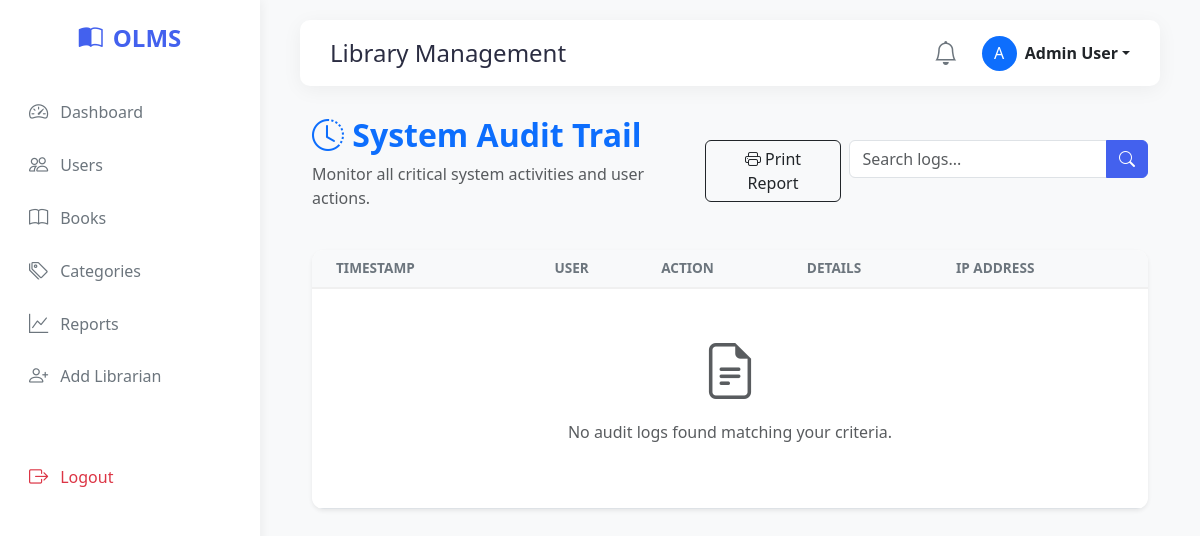
The app's page /audit_trail.php (signed in), older data.
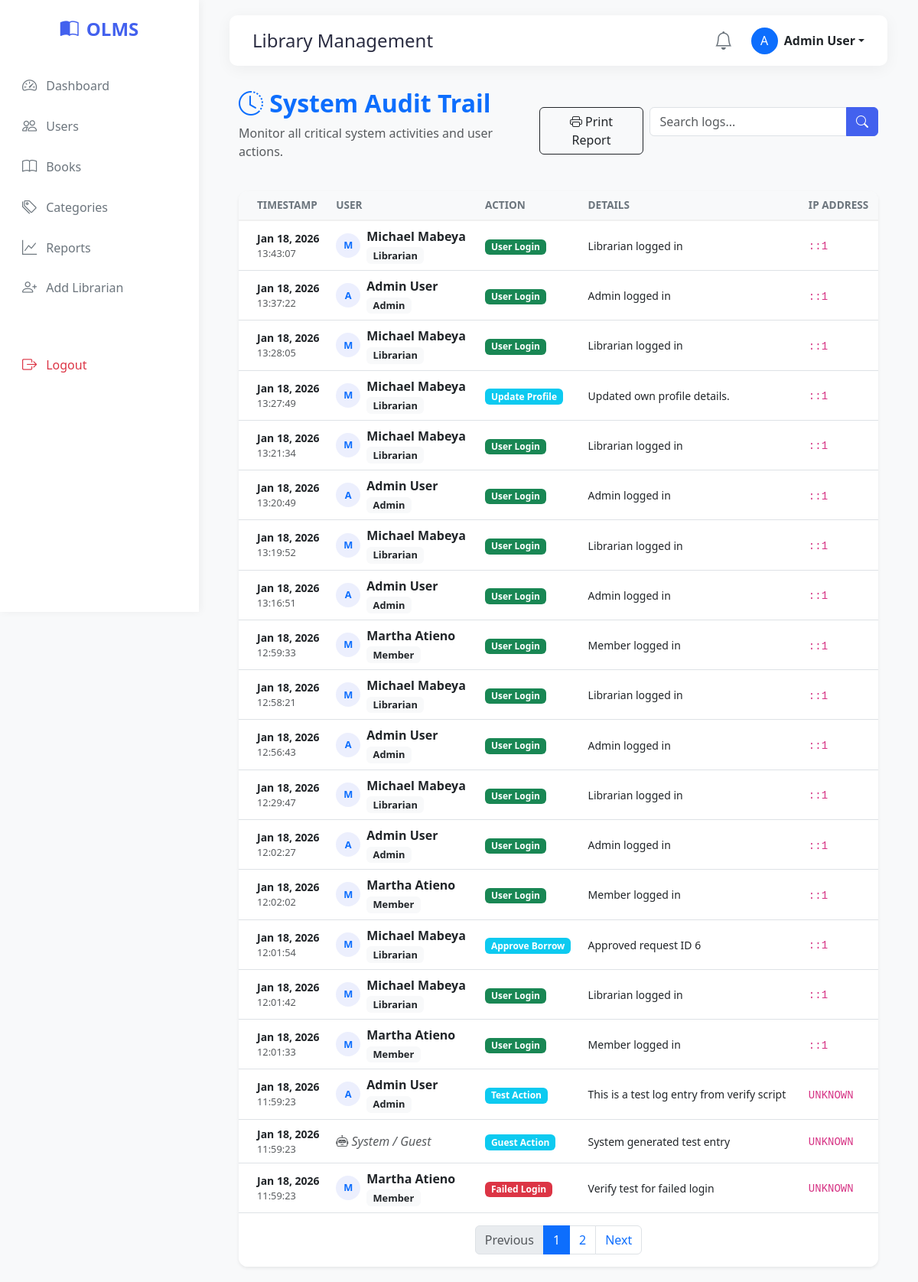
The same page, newer data.
### tables this page shows
CREATE TABLE `audit_trail` (
  `id` int(11) NOT NULL,
  `user_id` int(11) DEFAULT NULL,
  `action` varchar(255) NOT NULL,
  `details` text DEFAULT NULL,
  `ip_address` varchar(45) DEFAULT NULL,
  `created_at` timestamp NOT NULL DEFAULT current_timestamp()
);

CREATE TABLE `users` (
  `id` int(11) NOT NULL,
  `name` varchar(100) NOT NULL,
  `email` varchar(100) NOT NULL,
  `phone` varchar(20) DEFAULT NULL,
  `password` varchar(255) NOT NULL,
  `role` enum('admin','librarian','member') DEFAULT 'member',
  `created_at` timestamp NOT NULL DEFAULT current_timestamp()
);

### includes/functions.php (called while the page is built, shortened)
<?php
function getUnreadCount($conn, $user_id) {
    $sql = "SELECT COUNT(*) as count FROM notifications WHERE user_id = ? AND is_read = 0";
    $stmt = $conn->prepare($sql);
    $count = 0;
    if ($stmt) {
        $stmt->bind_param("i", $user_id);
        $stmt->execute();
        $result = $stmt->get_result();
        $row = $result->fetch_assoc();
        $count = $row['count'];
    }
    return $count;
}
?>

### audit_trail.php (the view, shortened to what the changed rows need)
<?php
include 'includes/header.php';
$limit = 20;
$page = isset($_GET['page']) ? intval($_GET['page']) : 1;
$offset = ($page - 1) * $limit;
$search = isset($_GET['search']) ? mysqli_real_escape_string($conn, $_GET['search']) : '';
$where = "";
$sql = "SELECT a.*, u.name as user_name, u.role as user_role
        FROM audit_trail a
        LEFT JOIN users u ON a.user_id = u.id
        $where
        ORDER BY a.created_at DESC
        LIMIT $limit OFFSET $offset";
$result = $conn->query($sql);
$total_sql = "SELECT COUNT(*) as count FROM audit_trail a LEFT JOIN users u ON a.user_id = u.id $where";
$total_result = $conn->query($total_sql);
$total_rows = $total_result->fetch_assoc()['count'];
$total_pages = ceil($total_rows / $limit);
?>
<div class="container-fluid fade-in">
    <div class="row mb-4">
        <div class="col-md-12 d-flex justify-content-between align-items-center">
            <div>
                <h2 class="fw-bold text-primary"><i class="bi bi-clock-history"></i> System Audit Trail</h2>
            </div>
        </div>
    </div>
    <div class="card shadow-sm border-0">
        <div class="card-body p-0">
            <div class="table-responsive">
                <table class="table table-hover align-middle mb-0">
                    <thead class="table-light">
                        <tr>
                            <th class="ps-4">Timestamp</th>
                            <th>User</th>
                            <th>Action</th>
                            <th>Details</th>
                            <th>IP Address</th>
                        </tr>
                    </thead>
                    <tbody>
                        <?php if ($result->num_rows > 0): ?>
                            <?php while ($log = $result->fetch_assoc()): ?>
                                <tr>
                                    <td class="ps-4">
                                        <div class="small fw-bold"><?= date('M d, Y', strtotime($log['created_at'])) ?></div>
                                        <div class="text-muted smaller"><?= date('H:i:s', strtotime($log['created_at'])) ?></div>
                                    </td>
                                    <td>
                                        <?php if ($log['user_id']): ?>
                                            <div class="d-flex align-items-center">
                                                <div class="bg-light-primary rounded-circle d-flex align-items-center justify-content-center text-primary fw-bold me-2" style="width: 32px; height: 32px; font-size: 0.8rem;">
                                                    <?= strtoupper(substr($log['user_name'], 0, 1)) ?>
                                                </div>
                                                <div>
                                                    <div class="fw-bold"><?= htmlspecialchars($log['user_name']) ?></div>
                                                    <div class="badge bg-light text-dark smaller"><?= ucfirst($log['user_role']) ?></div>
                                                </div>
                                            </div>
                                        <?php else: ?>
                                            <span class="text-muted italic"><i class="bi bi-robot"></i> System / Guest</span>
                                        <?php endif; ?>
                                    </td>
                                    <td>
                                        <?php
                                        $badgeClass = 'bg-info';
                                        if (stripos($log['action'], 'login') !== false) $badgeClass = 'bg-success';
                                        if (stripos($log['action'], 'failed') !== false) $badgeClass = 'bg-danger';
                                        ?>
                                        <span class="badge <?= $badgeClass ?>"><?= htmlspecialchars($log['action']) ?></span>
                                    </td>
                                    <td class="text-wrap" style="max-width: 300px;">
                                        <span class="small"><?= htmlspecialchars($log['details']) ?></span>
                                    </td>
                                    <td>
                                        <code><?= htmlspecialchars($log['ip_address']) ?></code>
                                    </td>
                                </tr>
                            <?php endwhile; ?>
                        <?php else: ?>
                            <tr>
                                <td colspan="5" class="text-center py-5 text-muted">
                                    <i class="bi bi-file-earmark-text display-4"></i>
                                    <p class="mt-3">No audit logs found matching your criteria.</p>
                                </td>
                            </tr>
                        <?php endif; ?>
                    </tbody>
                </table>
            </div>
        </div>
        <?php if ($total_pages > 1): ?>
            <div class="card-footer bg-white border-0 py-3">
                <nav aria-label="Page navigation">
                    <ul class="pagination justify-content-center mb-0">
                        <li class="page-item <?= ($page <= 1) ? 'disabled' : '' ?>">
                            <a class="page-link" href="?page=<?= $page - 1 ?>&search=<?= urlencode($search) ?>">Previous</a>
                        </li>
                        <?php for($i = 1; $i <= $total_pages; $i++): ?>
                            <li class="page-item <?= ($page == $i) ? 'active' : '' ?>">
                                <a class="page-link" href="?page=<?= $i ?>&search=<?= urlencode($search) ?>"><?= $i ?></a>
                            </li>
                        <?php endfor; ?>
                        <li class="page-item <?= ($page >= $total_pages) ? 'disabled' : '' ?>">
                            <a class="page-link" href="?page=<?= $page + 1 ?>&search=<?= urlencode($search) ?>">Next</a>
                        </li>
                    </ul>
                </nav>
            </div>
        <?php endif; ?>
    </div>
</div>
<?php include 'includes/footer.php'; ?>

Row changes from the older to the newer data that the page shows:
added audit_trail: created_at "Jan 18, 2026", created_at "13:43:07", user.name "M", user.name "Michael Mabeya", user.role "Librarian", action "User Login", details "Librarian logged in", ip_address "::1"
added audit_trail: created_at "Jan 18, 2026", created_at "13:37:22", user.name "A", user.name "Admin User", user.role "Admin", action "User Login", details "Admin logged in", ip_address "::1"
added audit_trail: created_at "Jan 18, 2026", created_at "13:28:05", user.name "M", user.name "Michael Mabeya", user.role "Librarian", action "User Login", details "Librarian logged in", ip_address "::1"
added audit_trail: created_at "Jan 18, 2026", created_at "13:27:49", user.name "M", user.name "Michael Mabeya", user.role "Librarian", action "Update Profile", details "Updated own profile details.", ip_address "::1"
added audit_trail: created_at "Jan 18, 2026", created_at "13:21:34", user.name "M", user.name "Michael Mabeya", user.role "Librarian", action "User Login", details "Librarian logged in", ip_address "::1"
added audit_trail: created_at "Jan 18, 2026", created_at "13:20:49", user.name "A", user.name "Admin User", user.role "Admin", action "User Login", details "Admin logged in", ip_address "::1"
added audit_trail: created_at "Jan 18, 2026", created_at "13:19:52", user.name "M", user.name "Michael Mabeya", user.role "Librarian", action "User Login", details "Librarian logged in", ip_address "::1"
added audit_trail: created_at "Jan 18, 2026", created_at "13:16:51", user.name "A", user.name "Admin User", user.role "Admin", action "User Login", details "Admin logged in", ip_address "::1"
added audit_trail: created_at "Jan 18, 2026", created_at "12:59:33", user.name "M", user.name "Martha Atieno", user.role "Member", action "User Login", details "Member logged in", ip_address "::1"
added audit_trail: created_at "Jan 18, 2026", created_at "12:58:21", user.name "M", user.name "Michael Mabeya", user.role "Librarian", action "User Login", details "Librarian logged in", ip_address "::1"
added audit_trail: created_at "Jan 18, 2026", created_at "12:56:43", user.name "A", user.name "Admin User", user.role "Admin", action "User Login", details "Admin logged in", ip_address "::1"
added audit_trail: created_at "Jan 18, 2026", created_at "12:29:47", user.name "M", user.name "Michael Mabeya", user.role "Librarian", action "User Login", details "Librarian logged in", ip_address "::1"
added audit_trail: created_at "Jan 18, 2026", created_at "12:02:27", user.name "A", user.name "Admin User", user.role "Admin", action "User Login", details "Admin logged in", ip_address "::1"
added audit_trail: created_at "Jan 18, 2026", created_at "12:02:02", user.name "M", user.name "Martha Atieno", user.role "Member", action "User Login", details "Member logged in", ip_address "::1"
added audit_trail: created_at "Jan 18, 2026", created_at "12:01:54", user.name "M", user.name "Michael Mabeya", user.role "Librarian", action "Approve Borrow", details "Approved request ID 6", ip_address "::1"
added audit_trail: created_at "Jan 18, 2026", created_at "12:01:42", user.name "M", user.name "Michael Mabeya", user.role "Librarian", action "User Login", details "Librarian logged in", ip_address "::1"
added audit_trail: created_at "Jan 18, 2026", created_at "12:01:33", user.name "M", user.name "Martha Atieno", user.role "Member", action "User Login", details "Member logged in", ip_address "::1"
added audit_trail: created_at "Jan 18, 2026", created_at "11:59:23", user.name "A", user.name "Admin User", user.role "Admin", action "Test Action", details "This is a test log entry from verify script", ip_address "UNKNOWN"
added audit_trail: created_at "Jan 18, 2026", created_at "11:59:23", shows "System / Guest", action "Guest Action", details "System generated test entry", ip_address "UNKNOWN"
added audit_trail: created_at "Jan 18, 2026", created_at "11:59:23", user.name "M", user.name "Martha Atieno", user.role "Member", action "Failed Login", details "Verify test for failed login", ip_address "UNKNOWN"
Text that changed along with them:
text no longer shown: "No audit logs found matching your criteria."
text now shown: "Previous Next"
new list line: "1"
new list line: "2"
